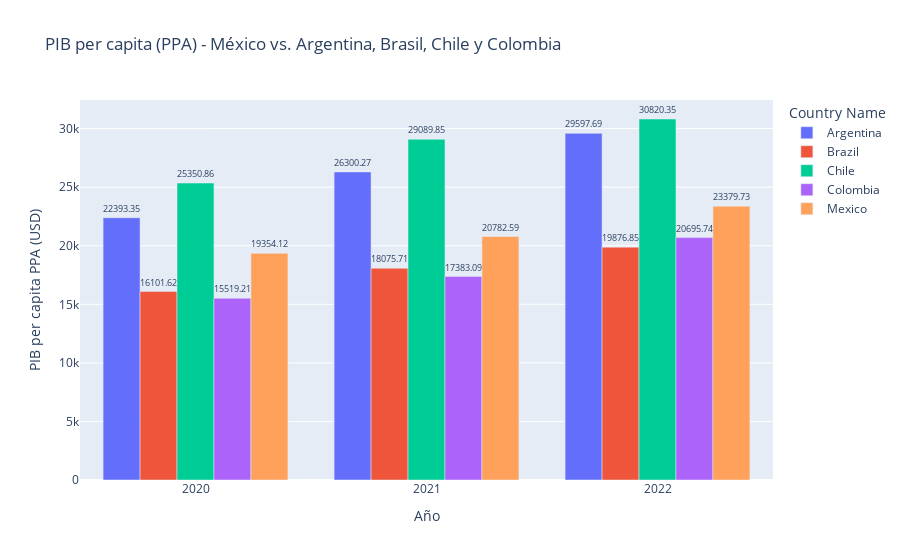

Write notebook code for a chart like this one.
### Code cell
# Filtrar solo los países de interés
paises = ["Mexico", "Argentina", "Brazil", "Chile", "Colombia"]
df_filtrado = df[df["Country Name"].isin(paises)]

# Transformar de formato ancho (años como columnas) a largo (Year, Value)
df_melted = df_filtrado.melt(
    id_vars=["Country Name"], 
    value_vars=["2020", "2021", "2022"],
    var_name="Year", 
    value_name="GDP per capita PPP"
)

# Crear gráfico de barras
fig = px.bar(
    df_melted,
    x="Year",
    y="GDP per capita PPP",
    color="Country Name",
    barmode="group",
    title="PIB per capita (PPA) - México vs. Argentina, Brasil, Chile y Colombia",
    labels={"GDP per capita PPP": "PIB per capita PPA (USD)", "Year": "Año"}
)
fig.update_traces(texttemplate='%{y:.7}', textposition='outside')
fig.show()

### Figure 1 — Plotly figure (JSON) as saved in the notebook; plotly's stock layout.template omitted (floating-point values rounded to 4 significant figures)
{"data": [{"alignmentgroup": "True", "hovertemplate": "Country Name=Argentina<br>Año=%{x}<br>PIB per capita PPA (USD)=%{y}<extra></extra>", "legendgroup": "Argentina", "marker": {"color": "#636efa", "pattern": {"shape": ""}}, "name": "Argentina", "offsetgroup": "Argentina", "orientation": "v", "showlegend": true, "textposition": "outside", "texttemplate": "%{y:.7}", "type": "bar", "x": ["2020", "2021", "2022"], "xaxis": "x", "y": [22390.0, 26300.0, 29600.0], "yaxis": "y"}, {"alignmentgroup": "True", "hovertemplate": "Country Name=Brazil<br>Año=%{x}<br>PIB per capita PPA (USD)=%{y}<extra></extra>", "legendgroup": "Brazil", "marker": {"color": "#EF553B", "pattern": {"shape": ""}}, "name": "Brazil", "offsetgroup": "Brazil", "orientation": "v", "showlegend": true, "textposition": "outside", "texttemplate": "%{y:.7}", "type": "bar", "x": ["2020", "2021", "2022"], "xaxis": "x", "y": [16100.0, 18080.0, 19880.0], "yaxis": "y"}, {"alignmentgroup": "True", "hovertemplate": "Country Name=Chile<br>Año=%{x}<br>PIB per capita PPA (USD)=%{y}<extra></extra>", "legendgroup": "Chile", "marker": {"color": "#00cc96", "pattern": {"shape": ""}}, "name": "Chile", "offsetgroup": "Chile", "orientation": "v", "showlegend": true, "textposition": "outside", "texttemplate": "%{y:.7}", "type": "bar", "x": ["2020", "2021", "2022"], "xaxis": "x", "y": [25350.0, 29090.0, 30820.0], "yaxis": "y"}, {"alignmentgroup": "True", "hovertemplate": "Country Name=Colombia<br>Año=%{x}<br>PIB per capita PPA (USD)=%{y}<extra></extra>", "legendgroup": "Colombia", "marker": {"color": "#ab63fa", "pattern": {"shape": ""}}, "name": "Colombia", "offsetgroup": "Colombia", "orientation": "v", "showlegend": true, "textposition": "outside", "texttemplate": "%{y:.7}", "type": "bar", "x": ["2020", "2021", "2022"], "xaxis": "x", "y": [15520.0, 17380.0, 20700.0], "yaxis": "y"}, {"alignmentgroup": "True", "hovertemplate": "Country Name=Mexico<br>Año=%{x}<br>PIB per capita PPA (USD)=%{y}<extra></extra>", "legendgroup": "Mexico", "marker": {"color": "#FFA15A", "pattern": {"shape": ""}}, "name": "Mexico", "offsetgroup": "Mexico", "orientation": "v", "showlegend": true, "textposition": "outside", "texttemplate": "%{y:.7}", "type": "bar", "x": ["2020", "2021", "2022"], "xaxis": "x", "y": [19350.0, 20780.0, 23380.0], "yaxis": "y"}], "layout": {"barmode": "group", "legend": {"title": {"text": "Country Name"}, "tracegroupgap": 0}, "title": {"text": "PIB per capita (PPA) - México vs. Argentina, Brasil, Chile y Colombia"}, "xaxis": {"anchor": "y", "domain": [0, 1], "title": {"text": "Año"}}, "yaxis": {"anchor": "x", "domain": [0, 1], "title": {"text": "PIB per capita PPA (USD)"}}}}
